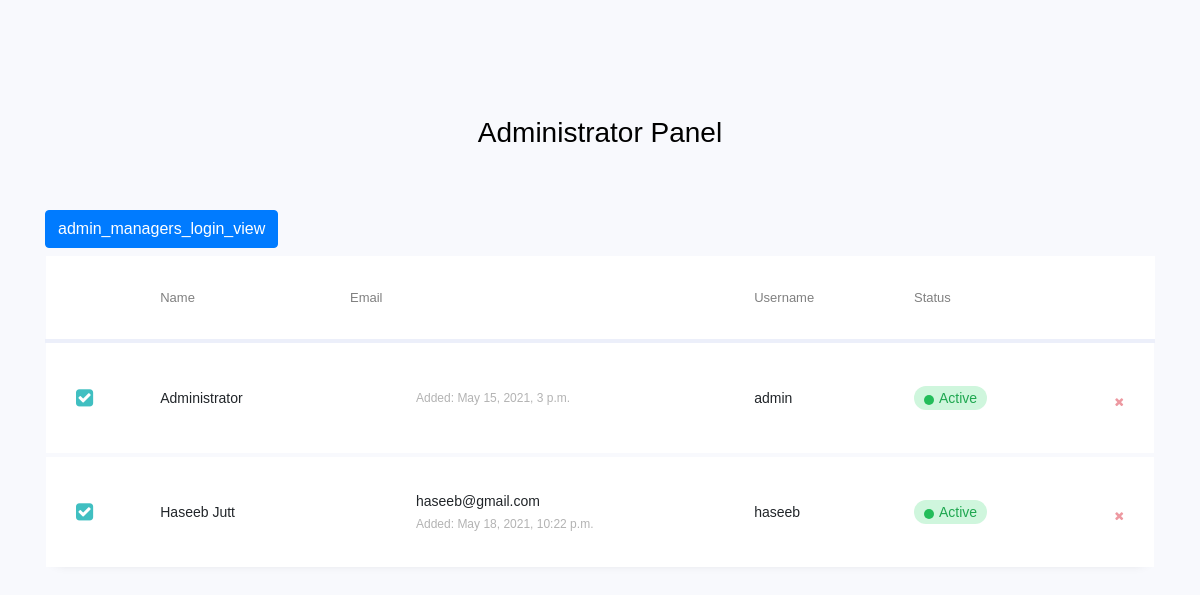
Page /admin_home on the earlier database version.
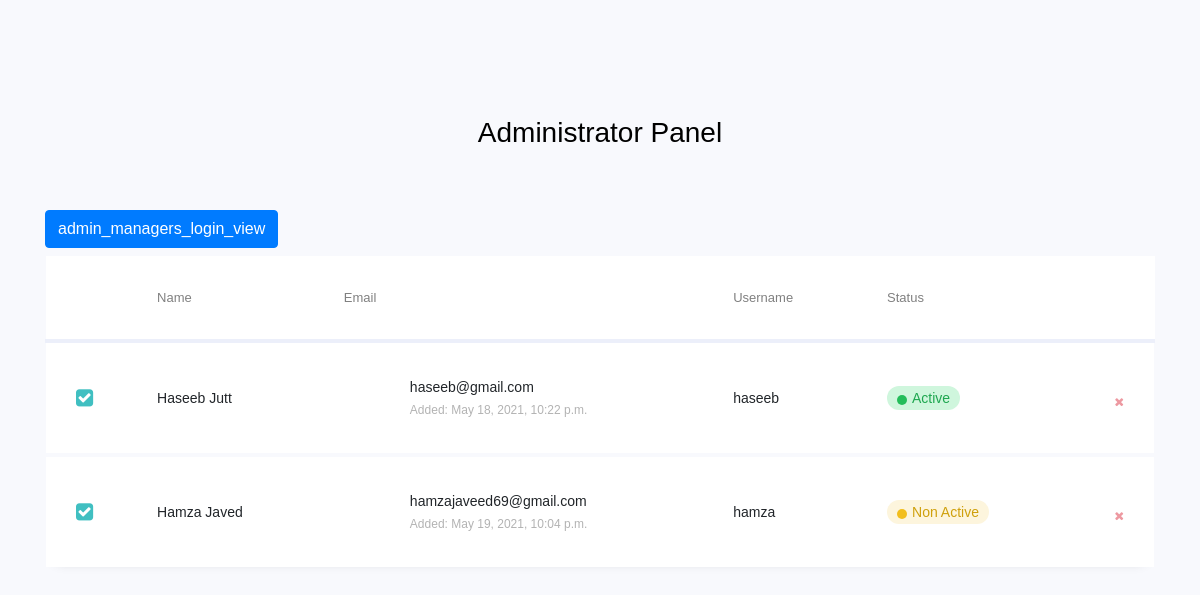
Same page on the later database version.
### Accounts/models.py (models this page shows, shortened)
class Manager(models.Model):
    user_profile  = models.OneToOneField(User, on_delete=models.CASCADE)
    name    = models.CharField(max_length = 50)
    address = models.CharField(max_length = 300)
    phone   = models.CharField(max_length = 20)

### Accounts/views.py (the view)
# urls.py: path('admin_home', views.admin_home, name = "admin_home"),
def admin_home(request):
    managers = Manager.objects.all()
    message = " "
    context = {
        "message" : message,
        "managers" : managers,
    }
    return render(request, 'Accounts/admin_home.html', context)

### templates/Accounts/admin_home.html (shortened to what this page needs)
{% load static %}
<!doctype html>
<html lang="en">
<head>
    <link rel="stylesheet" href="https://stackpath.bootstrapcdn.com/font-awesome/4.7.0/css/font-awesome.min.css">
    <link rel="stylesheet" href="{% static 'custom_admin/css/style.css' %}">
</head>
<body>
    <section class="ftco-section">
        <div class="container">
            <div class="row justify-content-center">
                <div class="col-md-6 text-center mb-5">
                    <h2 class="heading-section">Administrator Panel</h2>
                </div>
            </div>
            <a class="btn btn-primary" href="{% url 'admin_managers_login_view' %}">admin_managers_login_view</a>
            <div class="row">
                <div class="col-md-12">
                    <div class="table-wrap">
                        <table class="table table-responsive-xl">
                            <thead>
                                <tr>
                                    <th>&nbsp;</th>
                                    <th>Name</th>
                                    <th>Email</th>
                                    <th>Username</th>
                                    <th>Status</th>
                                    <th>&nbsp;</th>
                                </tr>
                            </thead>
                            <tbody>
                                {% for manager in managers %}
                                <tr class="alert" role="alert">
                                    <td>
                                    </td>
                                    <td>{{ manager.name }}</td>
                                    <td class="d-flex align-items-center">
                                        <div class="img" style="background-image: url(images/person_1.jpg);"></div>
                                        <div class="pl-3 email">
                                            <span>{{ manager.user_profile.email }}</span>
                                            <span>Added: {{ manager.user_profile.date_joined }}</span>
                                        </div>
                                    </td>
                                    <td>{{ manager.user_profile.username }}</td>
                                    {% if manager.user_profile.is_active %}
                                    <td class="status"><span class="active">Active</span></td>
                                    {%else%}
                                    <td class="status"><span class="waiting">Non Active</span></td>
                                    {%endif%}
                                    <td>
                                        <button type="button" class="close" data-dismiss="alert" aria-label="Close">
                                            <span aria-hidden="true"><i class="fa fa-close"></i></span>
                                        </button>
                                    </td>
                                </tr>
                                {% endfor %}
                            </tbody>
                        </table>
                    </div>
                </div>
            </div>
        </div>
    </section>
</body>
</html>

Differences in the rows shown:
removed Manager: name "Administrator", user_profile.date_joined "May 15, 2021, 3 p.m.", user_profile.username "admin", shows "Active"
added Manager: name "Hamza Javed", user_profile.email "hamzajaveed69@gmail.com", user_profile.date_joined "May 19, 2021, 10:04 p.m.", user_profile.username "hamza", shows "Non Active"
